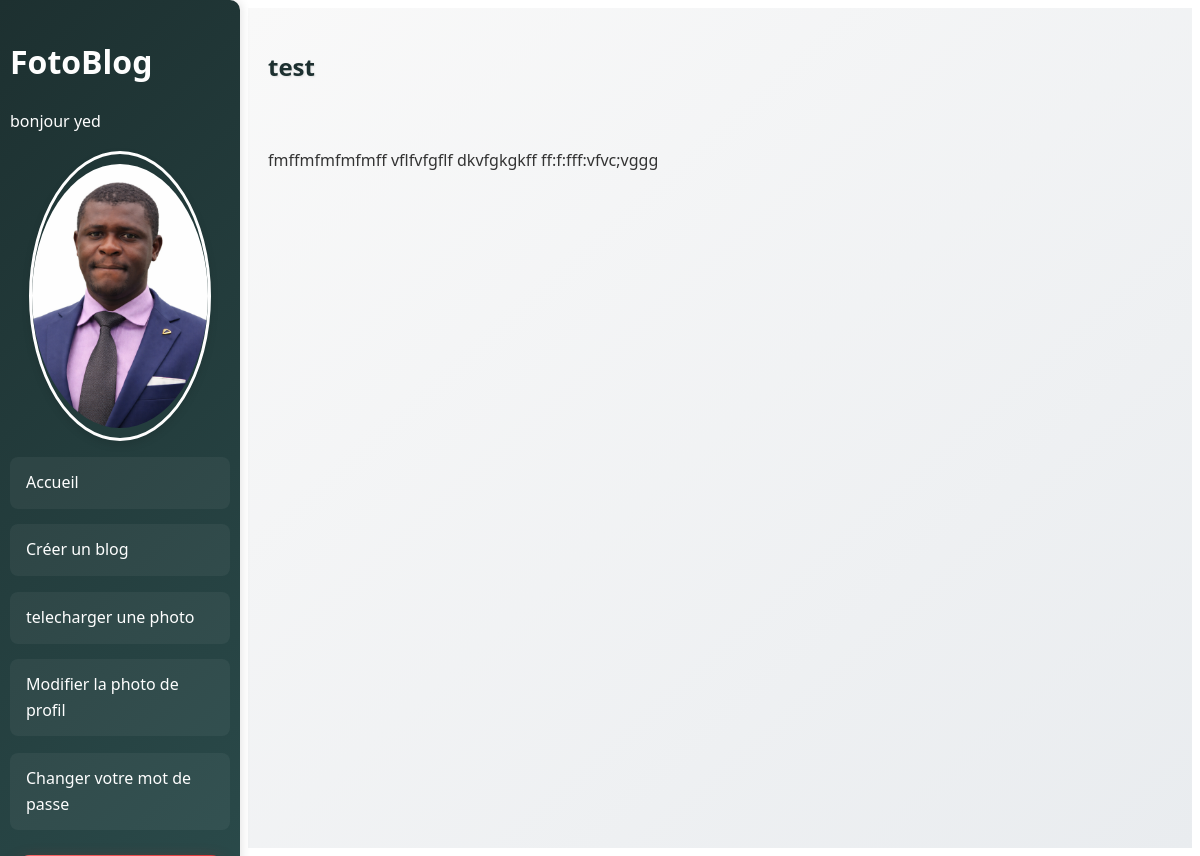
Screenshot of /blog/1/ (signed in) with the database file from the repository.
### authentication/models.py (models this page shows)
class User(AbstractUser):
    CREATOR = 'CREATOR'
    SUBSCRIBER = 'SUBSCRIBER'
    ROLE_CHOICES = (
        (CREATOR,'Createur'),
        (SUBSCRIBER, 'Abonné')
    )
    profile_photo = models.ImageField(verbose_name='photo de profil')
    role = models.CharField(max_length=30, choices=ROLE_CHOICES, verbose_name='role')

### blog/models.py (models this page shows, shortened)
class Blog(models.Model):
    photo = models.ForeignKey(Photo, null=True, on_delete=models.SET_NULL, blank=True)
    title = models.CharField(max_length=255)
    content = models.TextField()
    author = models.ForeignKey(settings.AUTH_USER_MODEL, on_delete=models.CASCADE)
    date_created = models.DateTimeField(auto_now_add=True)
    starred = models.BooleanField(default=False)

### blog/views.py (the view)
# urls.py: path('blog/<int:blog_id>/', blog.views.view_blog, name='view_blog'),
@login_required
def view_blog(request, blog_id):
    blog = get_object_or_404(Blog, id=blog_id)
    return render(request, 'blog/view_blog.html', {'blog': blog})

### blog/templates/blog/view_blog.html (shortened to what this page needs)
{% extends "base.html" %}
{% block content %}
<h2>{{ blog.title }}</h2>
<p>{{ blog.content }}</p>
{% endblock %}

### templates/base.html (shortened to what this page needs)
{% load static %}
<!DOCTYPE html>
<html lang="en">
<head>
    <link rel="stylesheet" href="{% static 'css/style.css' %}">
</head>
<body>
    {% if user.is_authenticated %}
    <div class="sidebar">
    <h1>FotoBlog</h1>
        <p>bonjour  {{ request.user }}</p>
        {% if user.profile_photo %}
        <img src="{{ user.profile_photo.url }}" alt="Profile Photo" class="avatar">
        {% else %}
        <img src="{% static 'img/default_profile.png' %}" alt="" class="avatar">
        {% endif %}
        <p><a href="{% url 'home' %}">Accueil</a></p>
        <p><a href="{% url 'blog_create' %}">Créer un blog</a></p>
        <p><a href="{% url 'photo_upload'%}">telecharger une photo</a></p>
        <p><a href="{% url 'upload_profile_photo' %}">Modifier la photo de profil</a></p>
        <p><a href="{% url 'password_change' %}">Changer votre mot de passe</a></p>
    {% endif %}
    </div>
    <div class="main">
        {% block content %}
    {% endblock %}
    </div>
</body>
</html>

### static/css/style.css (style rules this page uses)
:root { --primary-color: #1d3030; --secondary-color: #2a4a4a; --accent-color: #ffffe6; --text-color: #333; --shadow: rgba(0,0,0,0.1); --highlight: #ffcc00; --error-color: #dc3545; --success-color: #28a745; --sidebar-width: 220px; --font-size-base: 16px; }
html, body { font-family: 'Segoe UI', Tahoma, Geneva, Verdana, sans-serif; scroll-behavior: smooth; line-height: 1.6; color: var(--text-color); font-size: var(--font-size-base); }
.sidebar { height: 100%; width: var(--sidebar-width); position: fixed; z-index: 1; top: 0; left: 0; background: linear-gradient(135deg, var(--primary-color), var(--secondary-color)); color: var(--accent-color); overflow-x: hidden; padding: 15px 10px; box-shadow: 2px 0 10px var(--shadow); border-radius: 0 10px 10px 0; transition: width 0.3s ease; animation: fadeIn 1s ease-in-out; }
.sidebar a { text-decoration: none; color: var(--accent-color); display: block; padding: 12px 15px; transition: all 0.3s ease; border-radius: 8px; margin-bottom: 8px; position: relative; font-weight: 500; background: rgba(255, 255, 255, 0.05); border: 1px solid transparent; cursor: pointer; will-change: transform, box-shadow; }
.sidebar a::before { content: '•'; position: absolute; left: 10px; top: 50%; transform: translateY(-50%); color: var(--highlight); font-size: 1.2em; }
.main { margin-left: calc(var(--sidebar-width) + 20px); padding: 20px; background: linear-gradient(to bottom right, #f9f9f9, #e9ecef); min-height: 100vh; position: relative; animation: fadeIn 1s ease-in-out; }
.main h1, .main h2, .main h3 { margin-bottom: 20px; color: var(--primary-color); text-shadow: 1px 1px 2px var(--shadow); font-weight: 600; }
.avatar { width: 80%; border-radius: 50%; display: block; margin: auto; padding: 10px 0; box-shadow: 0 4px 8px var(--shadow); transition: transform 0.3s ease, box-shadow 0.3s ease; border: 3px solid var(--accent-color); will-change: transform, box-shadow; }
.sidebar a { text-decoration: none; color: var(--accent-color); display: block; padding: 12px 15px; transition: all 0.3s ease; border-radius: 8px; margin-bottom: 8px; font-weight: 500; background: rgba(255, 255, 255, 0.05); border: 1px solid transparent; cursor: pointer; will-change: transform, box-shadow; }
.sidebar a::before { content: none; }
:root { --primary-color: #1d3030; --secondary-color: #2a4a4a; --accent-color: #fefefe; --highlight: #ffcc00; --error-color: #e63946; --success-color: #2a9d8f; --shadow: rgba(0,0,0,0.1); --font-size-base: 16px; }

### rows the page displays
User: user "yed", profile_photo (picture)
Blog: title "test", content "fmffmfmfmfmff vflfvfgflf dkvfgkgkff ff:f:fff:vfvc;vggg"
